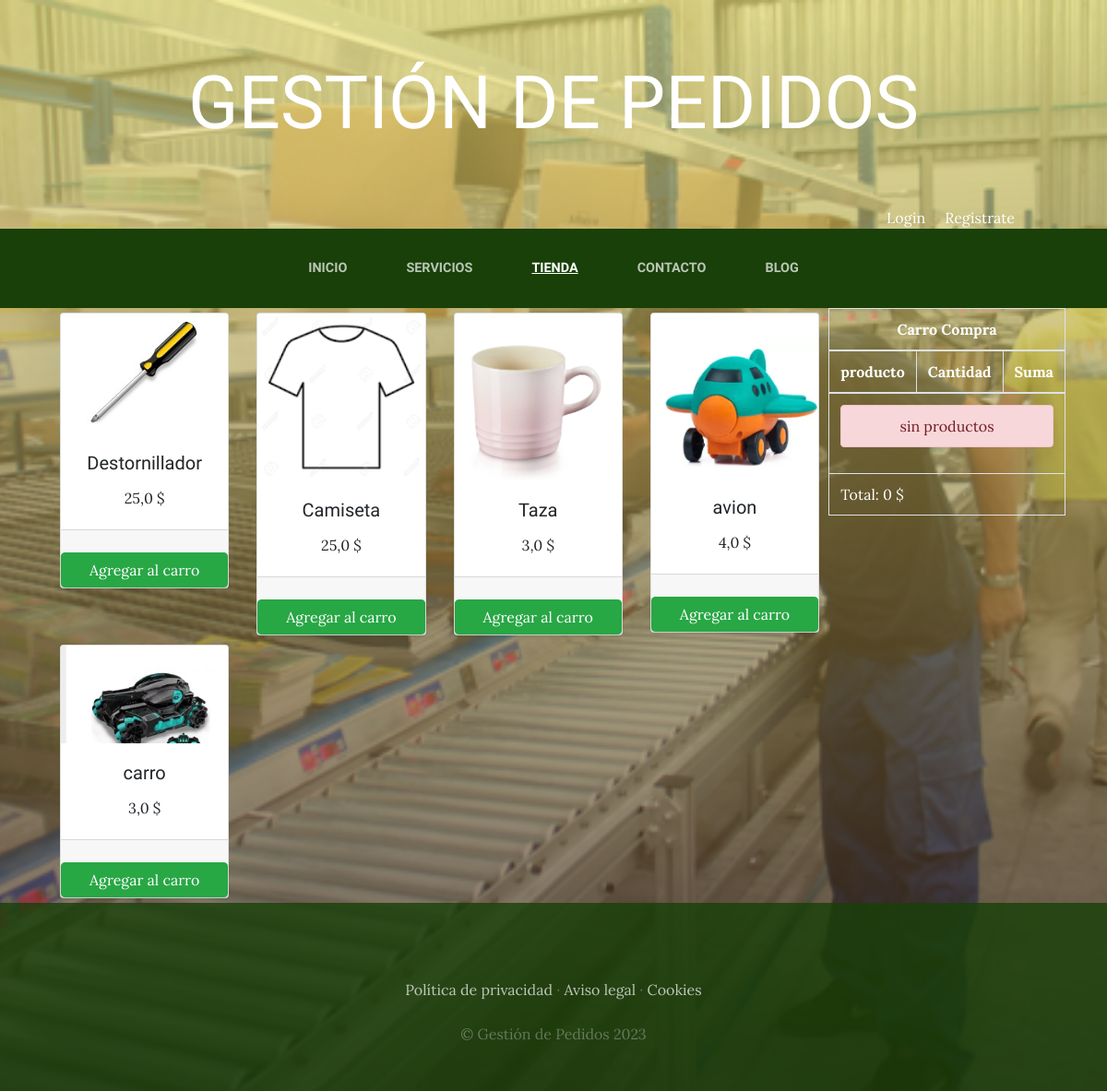
The app's page /tienda/ with its own data.
### tienda/models.py (models this page shows)
class Producto(models.Model):
    nombre = models.CharField(max_length=50)
    categorias = models.ForeignKey(CategoriaProd, on_delete=models.CASCADE)
    imagen = models.ImageField(upload_to="tienda", null=True, blank=True)
    disponibilidad = models.BooleanField(default=True)
    created = models.DateField(auto_now_add=True)
    updated = models.DateField(auto_now=True)
    precio=models.FloatField()
    class Meta:
        verbose_name = "Producto"
        verbose_name_plural = "Productos"

### tienda/views.py (the view)
# urls.py: path('tienda/', include('tienda.urls')),
def tienda(request):
    productos=Producto.objects.all()
    return render(request, "tienda/tienda.html", {"productos":productos})

### carro/context_processor.py (called while the page is built)
def importe_total_carro(request):
    total=0
    '''for key, value in request.session["carro"].items():
            total=total+float(value["precio"])#value["cantidad"])
'''
    return {"importe_total_carro":total}

### tienda/templates/tienda/tienda.html
{% extends "ProyectoWebApp/base.html" %}
{% load static %}
{% block content %}
<div class="container">
  <div style="float:right;">
    {% include "carro/widget.html" %}
  </div>
  <div class="row">
    {% for producto in productos %}
      <div class="col-md-3">
        <div class="card" style="margin: 5px 5px;width: 100%;">
          <img src="{{producto.imagen.url}}" class="card-img-top" alt="{{producto.nombre}}">
          <div class="card-body text-center">
            <h5 class="card-title">{{producto.nombre}}</h5>
            <p class="card-text">{{producto.precio}}&nbsp;$</p>
          </div>
          <div class="card-footer text-center"></div>
            <a href="{% url 'carro:agregar' producto.id %}" class="btn btn-success">Agregar al carro</a>
        </div>
      </div>
    {% endfor %}
  </div>
</div>
{% endblock %}

### ProyectoWebApp/templates/ProyectoWebApp/base.html (shortened to what this page needs)
<html>
<head>
    {% load static %}
    <link href="{% static 'ProyectoWebApp/vendor/bootstrap/css/bootstrapp.min.css' %}" rel="stylesheet">
    <link href="{% static 'ProyectoWebApp/css/gestion.css' %}" rel="stylesheet">
</head>
<body>
    <h1 class="site-heading text-center text-white d-none d-lg-block">
        <span class="site-heading-lower">Gestión de Pedidos</span>
      </h1>
      <div style="text-align: right;margin-right: 100px;color: white;">
        {% if user.is_authenticated %}
          Hola {{user.username}}&nbsp; &nbsp; <a href="{% url 'cerrar_sesion' %}" style="color: white;"  >Cerrar sesion</a>
        {% else %}
          <a href="{% url 'logear' %}" style="color: white;">Login</a> &nbsp; &nbsp; <a href="{% url 'autenticacion' %}" style="color: white;">Registrate</a>
        {%endif%}
      </div>
 <nav class="navbar navbar-expand-lg navbar-dark py-lg-4" id="mainNav">
    <div class="container">
      <div class="collapse navbar-collapse" id="navbarResponsive">
        <ul class="navbar-nav mx-auto">
          <li class="nav-item {% if request.path == '/' %}active{% endif %} px-lg-4">
            <a class="nav-link text-uppercase text-expanded" href="{% url 'Home' %}">Inicio</a>
          </li>
          <li class="nav-item {% if request.path == '/servicios/' %}active{% endif %} px-lg-4">
            <a class="nav-link text-uppercase text-expanded" href="{% url 'Servicios' %}">Servicios</a>
          </li>
          <li class="nav-item {% if request.path == '/tienda/' %}active{% endif %} px-lg-4">
            <a class="nav-link text-uppercase text-expanded" href="{% url 'Tienda' %}">Tienda</a>
          </li>
          <li class="nav-item {% if request.path == '/contacto/' %}active{% endif %} px-lg-4">
            <a class="nav-link text-uppercase text-expanded" href="{% url 'Contacto' %}">Contacto</a>
          </li>
          <li class="nav-item {% if request.path|slice:':6' == '/blog/' %}active{% endif %} px-lg-4">
            <a class="nav-link text-uppercase text-expanded" href="{% url 'Blog' %}">Blog</a>
          </li>
        </ul>
      </div>
    </div>
  </nav>
    {% block content %}
    {% endblock %}
    <footer class="footer text-faded text-center py-5">
      <div class="container">
        <p class="m-0 mbt">
        	<a href="sample.html" class="link">Política de privacidad</a> ·
        	<a href="sample.html" class="link">Aviso legal</a> ·
        	<a href="sample.html" class="link">Cookies</a>
		</p>
        <p class="m-0 mbt1">&copy; Gestión de Pedidos 2023</p>
      </div>
	</footer>
</body>
</html>

### tienda/templates/carro/widget.html
<table class="table table-bordered" style="color:  white;">
    <thead>
        <tr>
            <th colspan="3" class="text-center">
              Carro Compra
            </th>
        </tr>
        <tr>
            <th>producto</th>
            <th>Cantidad</th>
            <th>Suma</th>
        </tr>
    </thead>
    <tbody>
        {% if request.session.carro.items %}
            {% for key,value in request.session.carro.items %}
                <tr class="text-center">
                    <td>{{value.nombre}}</td>
                    <td>{{value.cantidad}}</td>
                    <td>
                        <a href="{% url 'carro:agregar' value.producto_id %}" class="btn btn-success">+</a>
                        <a href="{% url 'carro:restar' value.producto_id %}" class="btn btn-success">-</a><br/>
                        {{value.precio}} $
                    </td>
     w           </tr>
            {% endfor %}
        {% else %}
            <tr>
                <td colspan="3">
                    <div class="alert alert-danger text-center">
                        sin productos
                    </div>
                </td>
            </tr>
        {% endif %}
    </tbody>
    <tfoot>
        <tr>
            <td colspan="3">
                Total: {{importe_total_carro}}  $
            </td>
        </tr>
    </tfoot>
</table>

### ProyectoWebApp/static/ProyectoWebApp/css/gestion.css (style rules this page uses)
body { font-family: 'Lora'; background: linear-gradient(rgba(243, 230, 116, 0.65), rgba(47, 23, 15, 0.65)), url("../img/bg_main.jpg"); background-attachment: fixed; background-position: center; background-size: cover; }
h1, h2, h3, h4, h5, h6 { font-family: 'Raleway'; }
p { line-height: 1.75; }
.text-faded { color: rgba(255, 255, 255, 0.3); }
.site-heading { margin-top: 5rem; margin-bottom: 5rem; text-transform: uppercase; line-height: 1; font-family: 'Raleway'; }
.site-heading .site-heading-lower { font-size: 5rem; font-weight: 100; line-height: 4rem; }
#mainNav { background-color: rgba(24, 64, 8); font-family: 'Raleway'; }
#mainNav .navbar-nav .nav-item .nav-link { color: rgba(255, 255, 255, 0.7); font-weight: 800; }
#mainNav .navbar-nav .nav-item.active .nav-link { color: #ffffff; text-decoration: underline; }
@media (min-width: 992px) { #mainNav .navbar-nav .nav-item .nav-link { font-size: 0.9rem; } }
.footer { background-color: rgba(24, 64, 8, 0.8); }
.btn { box-shadow: 0px 3px 3px 0px rgba(33, 37, 41, 0.1); }
.mbt { padding-top: 2rem; }
.mbt1 { padding-top: 1.25rem; }
a.link { color: rgba(255, 255, 255, 0.7); }

### records on screen
Producto: imagen (picture), nombre "Destornillador", precio "25,0"
Producto: imagen (picture), nombre "Camiseta", precio "25,0"
Producto: imagen (picture), nombre "Taza", precio "3,0"
Producto: imagen (picture), nombre "avion", precio "4,0"
Producto: imagen (picture), nombre "carro", precio "3,0"

### other values on screen
{{ importe_total_carro }} "0"
